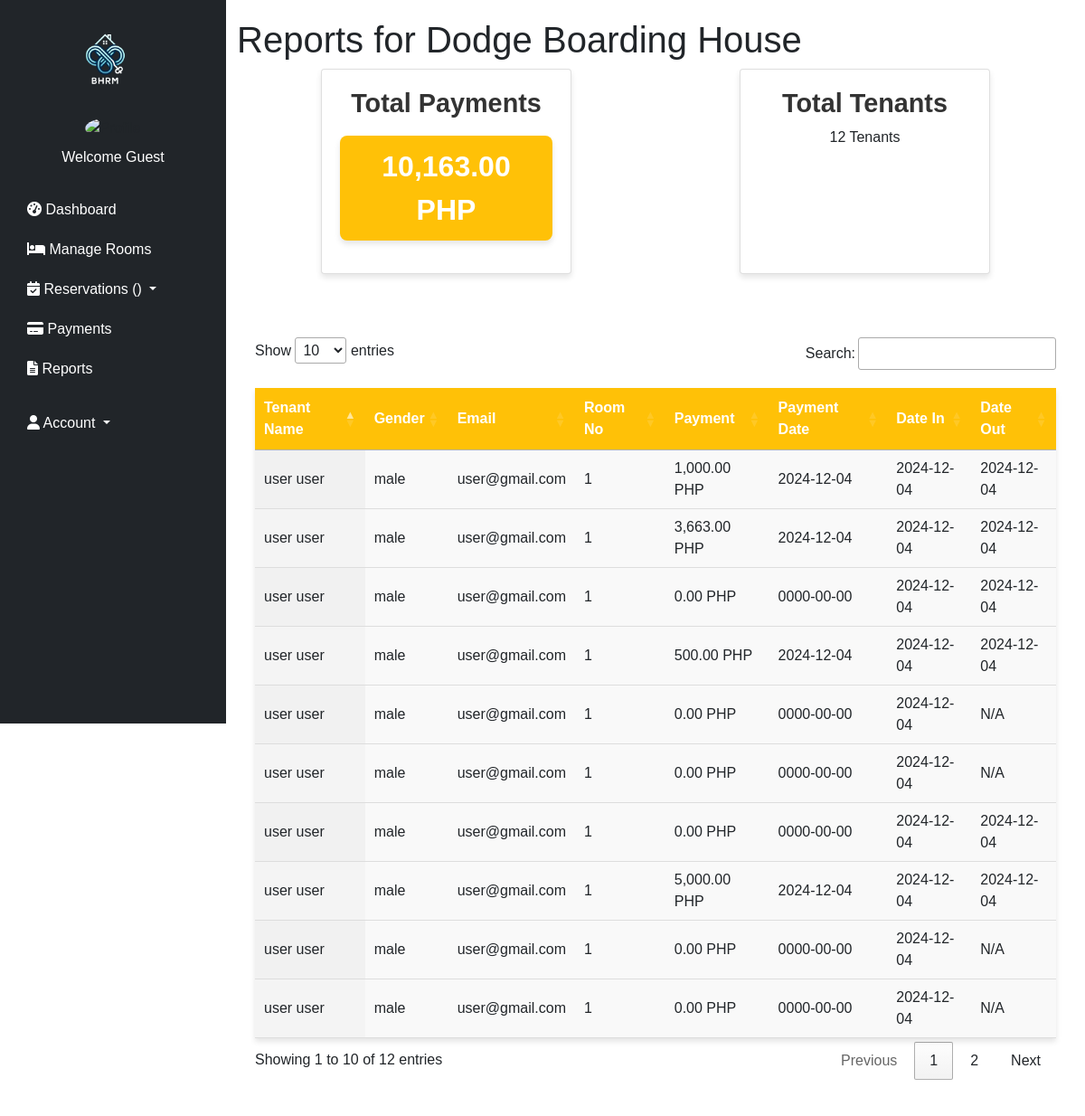
Screenshot of /reports.php (signed in) with the database file from the repository.
### tables this page shows
CREATE TABLE `reports` (
  `id` int(255) NOT NULL,
  `fname` varchar(255) NOT NULL,
  `lname` varchar(255) NOT NULL,
  `gender` varchar(255) NOT NULL,
  `email` varchar(255) NOT NULL,
  `payment` int(255) NOT NULL,
  `pay_date` date DEFAULT NULL,
  `pay_stat` varchar(255) NOT NULL,
  `date_in` date DEFAULT NULL,
  `date_out` date DEFAULT NULL,
  `room_no` int(255) NOT NULL,
  `price` int(255) NOT NULL,
  `hname` varchar(255) NOT NULL,
  `owner` varchar(255) NOT NULL
);

### reports.php (the view, shortened to what this page needs)
<?php
include('php/connection.php');
$hname = $_SESSION['hname'];
$totalPaymentsQuery = "SELECT SUM(payment) AS total_payments
                       FROM reports
                       WHERE hname = '$hname' AND pay_date IS NOT NULL";
$totalPaymentsResult = mysqli_query($conn, $totalPaymentsQuery);
$totalPayments = mysqli_fetch_assoc($totalPaymentsResult)['total_payments'];
$totalTenantsQuery = "SELECT COUNT(*) AS total_tenants
                      FROM reports
                      WHERE hname = '$hname'";
$totalTenantsResult = mysqli_query($conn, $totalTenantsQuery);
$totalTenants = mysqli_fetch_assoc($totalTenantsResult)['total_tenants'];
$reportQuery = "SELECT * FROM reports WHERE hname = '$hname' ORDER BY id DESC";
$reportResult = mysqli_query($conn, $reportQuery);
?>
<!DOCTYPE html>
<html lang="en">
<head>
    <link href="https://cdn.datatables.net/1.10.25/css/jquery.dataTables.min.css" rel="stylesheet">
</head>
<body>
    <?php include 'navigationbar.php'; ?>
    <div class="container">
        <h1>Reports for <?php echo $hname; ?></h1>
        <div class="summary">
            <div class="card">
                <h3>Total Payments</h3>
                <p class="total-amount"><?php echo number_format($totalPayments, 2); ?> PHP</p>
            </div>
            <div class="card">
                <h3>Total Tenants</h3>
                <p><?php echo $totalTenants; ?> Tenants</p>
            </div>
        </div>
        <table id="reportTable" class="display">
            <thead>
                <tr>
                    <th>Tenant Name</th>
                    <th>Gender</th>
                    <th>Email</th>
                    <th>Room No</th>
                    <th>Payment</th>
                    <th>Payment Date</th>
                    <th>Date In</th>
                    <th>Date Out</th>
                </tr>
            </thead>
            <tbody>
                <?php while ($report = mysqli_fetch_assoc($reportResult)) { ?>
                    <tr>
                        <td><?php echo $report['fname'] . ' ' . $report['lname']; ?></td>
                        <td><?php echo $report['gender']; ?></td>
                        <td><?php echo $report['email']; ?></td>
                        <td><?php echo $report['room_no']; ?></td>
                        <td><?php echo number_format($report['payment'], 2); ?> PHP</td>
                        <td><?php echo $report['pay_date'] ?: 'N/A'; ?></td>
                        <td><?php echo $report['date_in']; ?></td>
                        <td><?php echo $report['date_out'] ?: 'N/A'; ?></td>
                    </tr>
                <?php } ?>
            </tbody>
        </table>
    </div>
</body>
</html>

### reports.php (style rules this page uses)
* { margin: 0; padding: 0; box-sizing: border-box; font-family: sans-serif; }
body { margin: 0; font-family: Arial, sans-serif; margin-left: 220px; }
.container { width: 90%; max-width: 1200px; margin: 0 auto; padding: 20px; }
.summary { display: flex; justify-content: space-around; margin-bottom: 30px; }
.card { background-color: #fff; padding: 20px; border-radius: 8px; box-shadow: 0 4px 6px rgba(0, 0, 0, 0.1); text-align: center; width: 30%; transition: transform 0.3s ease-in-out; }
.card h3 { font-size: 1.8em; color: #333; font-weight: bold; }
.card .total-amount { font-size: 2em; font-weight: bold; color: #fff; background-color: #ffc107; padding: 10px; border-radius: 8px; margin-top: 10px; box-shadow: 0 4px 6px rgba(0, 0, 0, 0.1); }
table.dataTable { width: 100%; margin-top: 20px; border-collapse: collapse; background-color: #fff; box-shadow: 0 4px 6px rgba(0, 0, 0, 0.1); }
table.dataTable th, table.dataTable td { padding: 15px; text-align: left; border-bottom: 1px solid #ddd; }
table.dataTable th { background-color: #ffc107; color: #fff; }
table.dataTable tr:nth-child(even) { background-color: #f9f9f9; }
table.dataTable td { font-size: 1em; }

### navigationbar.php (style rules this page uses)
body { margin-left: 250px; transition: margin-left 0.3s ease; background-color: white; }

### rows the page displays
reports: fname "user", lname "user", gender "male", email "user@gmail.com", room_no "1", payment "1,000.00", pay_date "2024-12-04", date_in "2024-12-04", date_out "2024-12-04"
reports: fname "user", lname "user", gender "male", email "user@gmail.com", room_no "1", payment "3,663.00", pay_date "2024-12-04", date_in "2024-12-04", date_out "2024-12-04"
reports: fname "user", lname "user", gender "male", email "user@gmail.com", room_no "1", payment "0.00", pay_date "0000-00-00", date_in "2024-12-04", date_out "2024-12-04"
reports: fname "user", lname "user", gender "male", email "user@gmail.com", room_no "1", payment "500.00", pay_date "2024-12-04", date_in "2024-12-04", date_out "2024-12-04"
reports: fname "user", lname "user", gender "male", email "user@gmail.com", room_no "1", payment "0.00", pay_date "0000-00-00", date_in "2024-12-04", date_out "N/A"
reports: fname "user", lname "user", gender "male", email "user@gmail.com", room_no "1", payment "0.00", pay_date "0000-00-00", date_in "2024-12-04", date_out "N/A"
reports: fname "user", lname "user", gender "male", email "user@gmail.com", room_no "1", payment "0.00", pay_date "0000-00-00", date_in "2024-12-04", date_out "2024-12-04"
reports: fname "user", lname "user", gender "male", email "user@gmail.com", room_no "1", payment "5,000.00", pay_date "2024-12-04", date_in "2024-12-04", date_out "2024-12-04"
reports: fname "user", lname "user", gender "male", email "user@gmail.com", room_no "1", payment "0.00", pay_date "0000-00-00", date_in "2024-12-04", date_out "N/A"
reports: fname "user", lname "user", gender "male", email "user@gmail.com", room_no "1", payment "0.00", pay_date "0000-00-00", date_in "2024-12-04", date_out "N/A"

### other values shown
$fetch['fname'] "Guest"
$hname "Dodge Boarding House"
$totalPayments "10,163.00"
$totalTenants "12"
